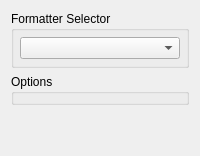
                  <widget class="QWidget" name="focusOptionFormatter">
                   <attribute name="title">
                    <string>Formatter</string>
                   </attribute>
                   <layout class="QVBoxLayout" name="verticalLayout_7">
                    <item>
                     <widget class="QGroupBox" name="groupBox_7">
                      <property name="title">
                       <string>Formatter Selector</string>
                      </property>
                      <layout class="QHBoxLayout" name="horizontalLayout_12">
                       <property name="leftMargin">
                        <number>6</number>
                       </property>
                       <property name="topMargin">
                        <number>6</number>
                       </property>
                       <property name="rightMargin">
                        <number>6</number>
                       </property>
                       <property name="bottomMargin">
                        <number>6</number>
                       </property>
                       <item>
                        <widget class="QComboBox" name="FocusFormatterSelector"/>
                       </item>
                      </layout>
                     </widget>
                    </item>
                    <item>
                     <widget class="QGroupBox" name="focusFormatterOptions">
                      <property name="title">
                       <string>Options</string>
                      </property>
                     </widget>
                    </item>
                    <item>
                     <spacer name="verticalSpacer_5">
                      <property name="orientation">
                       <enum>Qt::Vertical</enum>
                      </property>
                      <property name="sizeHint" stdset="0">
                       <size>
                        <width>20</width>
                        <height>40</height>
                       </size>
                      </property>
                     </spacer>
                    </item>
                   </layout>
                  </widget>
